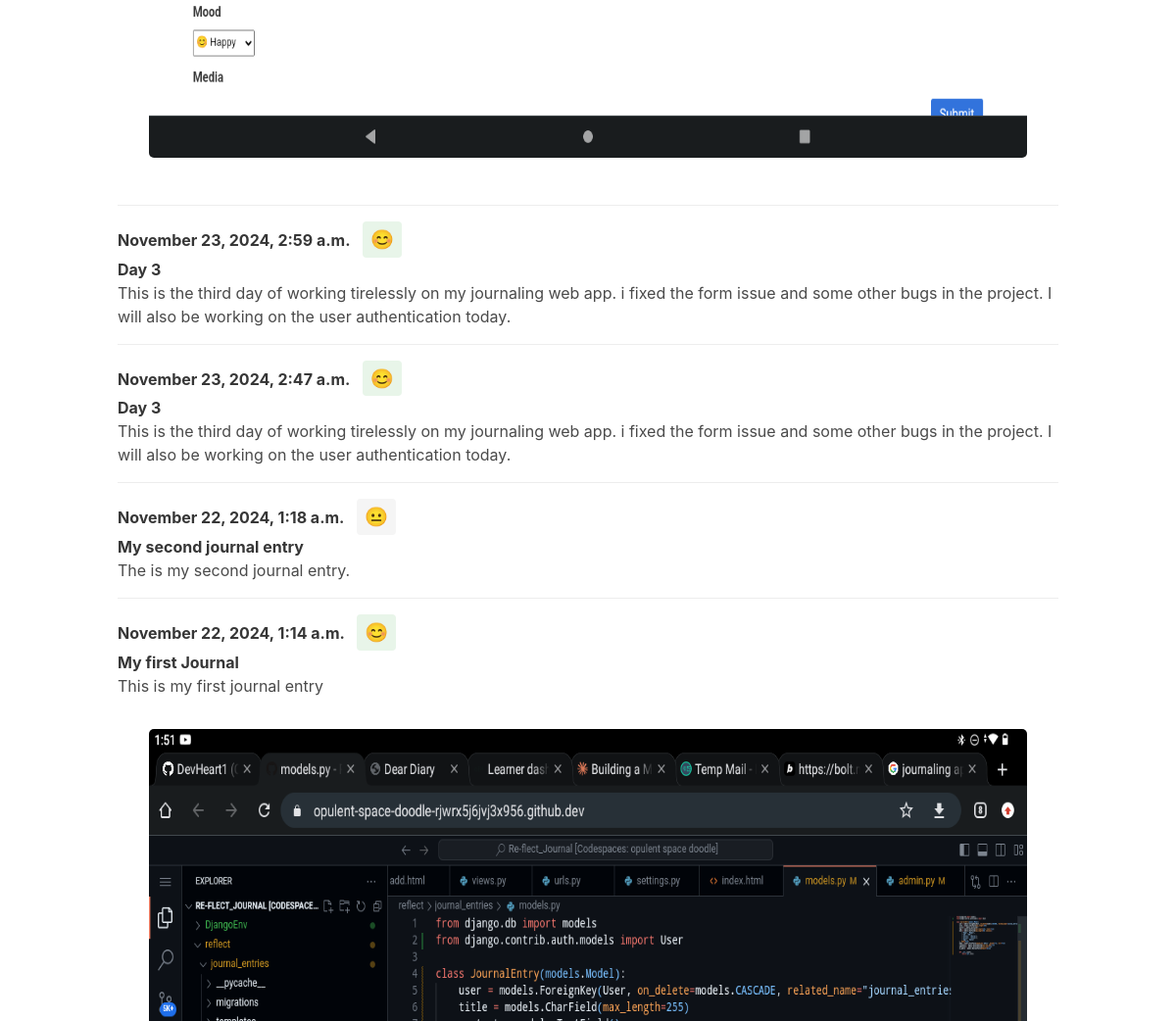
Before: / (middle part) with the older database file.
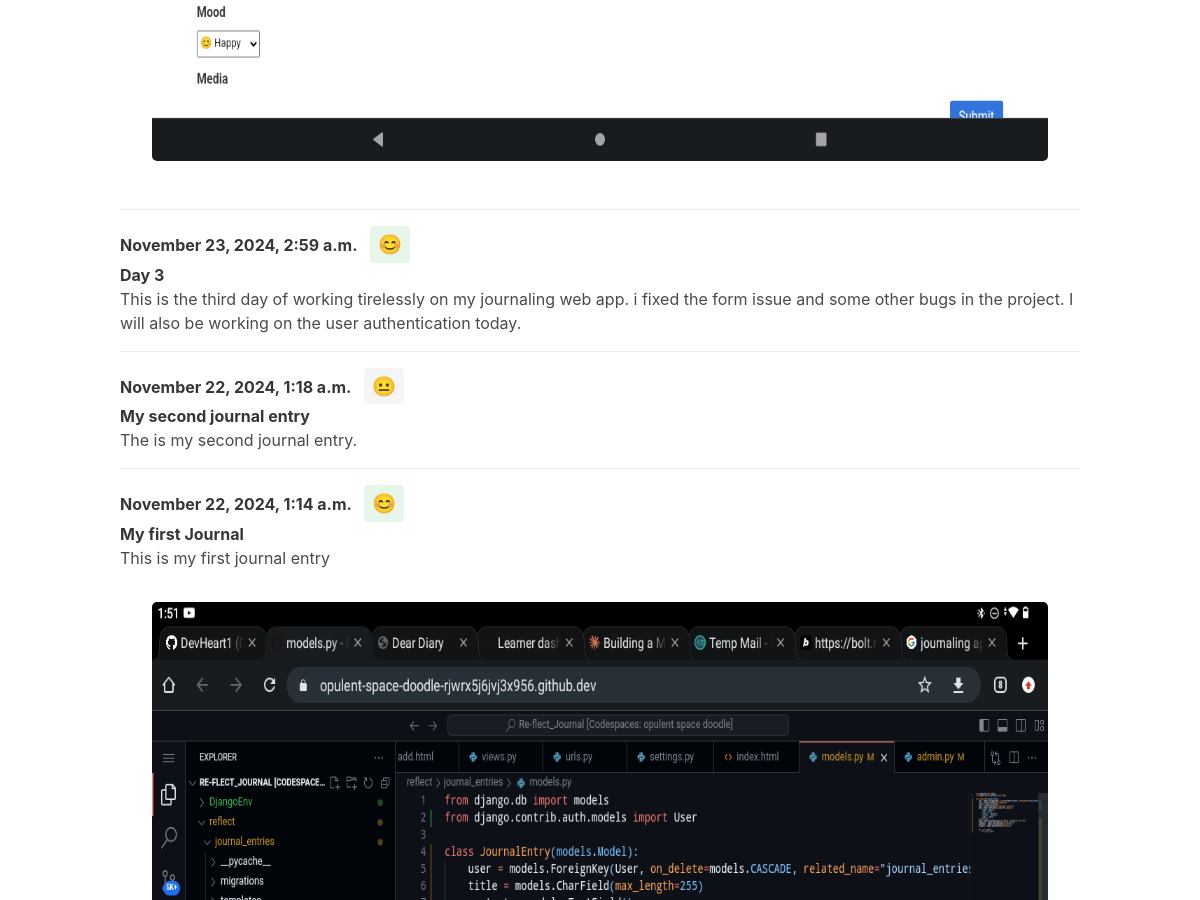
After: the same page with the newer database file.
### journal_entries/models.py (models this page shows, shortened)
class JournalEntry(models.Model):
    user = models.ForeignKey(User, on_delete=models.CASCADE, related_name="journal_entries")
    title = models.CharField(max_length=255)
    content = models.TextField()
    tags = models.CharField(max_length=255, blank=True)
    mood = models.CharField(max_length=50, choices=[
        ('happy', '😊 Happy'),
        ('sad', '😢 Sad'),
        ('neutral', '😐 Neutral'),
        ('anxious', '😰 Anxious'),
        ('angry', '😠 Angry')
    ], blank=True)
    media = models.FileField(upload_to='media/', blank=True, null=True)
    created_at = models.DateTimeField(auto_now_add=True)
    updated_at = models.DateTimeField(auto_now=True)
    is_public = models.BooleanField(default=False)

### journal_entries/views.py (the view)
# urls.py: path("", views.index, name='home'),
def index (request):
    entries = JournalEntry.objects.order_by('-created_at')
    context = {'entries': entries}
    return render (request, 'journal_entries/index.html', context)

### journal_entries/templates/journal_entries/index.html (shortened to what this page needs)
<!DOCTYPE html>
<html lang="en">
<head>
    <link rel="stylesheet" href="https://cdnjs.cloudflare.com/ajax/libs/bulma/0.6.2/css/bulma.min.css" />
</head>
<body>
    <section class="section">
        <div class="container">
            {% for entry in entries %}
            <article class="media">
                <div class="media-content">
                    <div class="content">
                        <p>
                            <strong>{{ entry.created_at|date:"F j, Y, g:i a" }}</strong>
                            <span class="mood-badge" data-mood="{{ entry.mood }}">
                                {% if entry.mood == 'happy' %}😊
                                {% elif entry.mood == 'sad' %}😢
                                {% elif entry.mood == 'neutral' %}😐
                                {% elif entry.mood == 'anxious' %}😰
                                {% elif entry.mood == 'angry' %}😠
                                {% endif %}
                            </span><br>
                            <strong>{{ entry.title }}</strong><br>
                            {{ entry.content|linebreaksbr }}
                            {% if entry.media %}
                            <br>
                            <figure class="image is-4by3">
                                <img src="{{ entry.media.url }}" alt="Attached media for {{ entry.title }}">
                            </figure>
                            {% endif %}
                        </p>
                    </div>
                </div>
            </article>
            {% endfor %}
        </div>
    </section>
</body>
</html>

Changed rows visible on the page:
removed JournalEntry: created_at "November 23, 2024, 2:47 a.m.", title "Day 3", content "This is the third day of working tirelessly on my journaling web app. i fixed the form issue and some other bugs in the project. I will also be working on the user authentication today."
